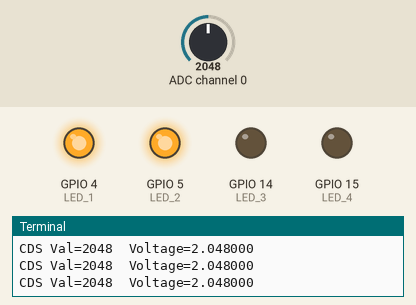
A program run on a simulated Raspberry Pi (BCM pin numbers). On the bench: output pins drawn as LEDs (lit = HIGH), the last lines printed to the terminal. The test bench sets the inputs (shaded band); at power-on: ADC channel 0 = 2048 (analog values on the 0–4095 scale).

Above: at 1.2 s.
1.3 s: ADC channel 0 set to 2358
2.8 s: ADC channel 0 set to 2428
At 3.3 s:
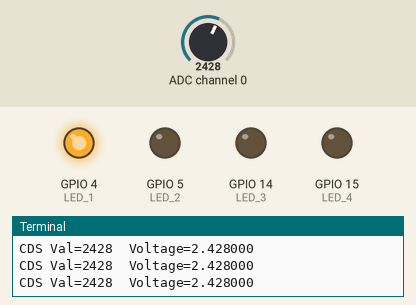
4.3 s: ADC channel 0 set to 3170
5.8 s: ADC channel 0 set to 3252
At 7.0 s:
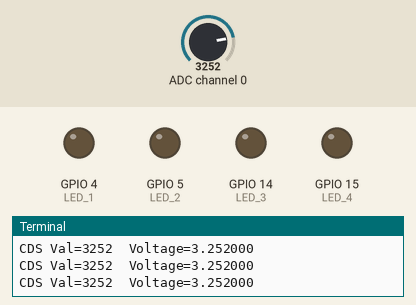
7.3 s: ADC channel 0 set to 1560
At 8.5 s:
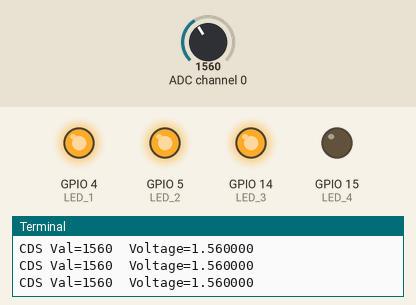
8.8 s: ADC channel 0 set to 1630
At 9.2 s:
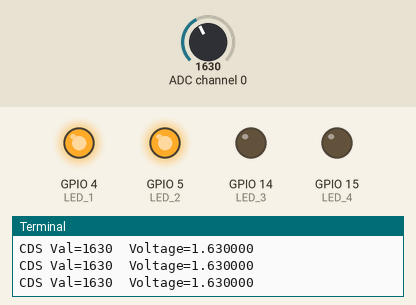
Timing chart, 0 to 11.3 s (numbered marks = the images above; inputs shaded):
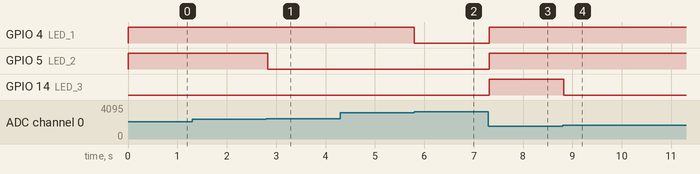

Measured:
- the behaviour switches between 2400 and 2401 on ADC channel 0 (found by bisection; images 0 and 1)
- the behaviour switches between 3200 and 3201 on ADC channel 0 (found by bisection; images 1 and 2)
- the behaviour switches between 1600 and 1601 on ADC channel 0 (found by bisection; images 3 and 4)
- after the input at 2.8 s, GPIO 5 (LED_2): HIGH → LOW at once
- after the input at 5.8 s, GPIO 4 (LED_1): HIGH → LOW at once
- after the input at 7.3 s, GPIO 4 (LED_1), GPIO 5 (LED_2), GPIO 14 (LED_3): LOW → HIGH at once
- after the input at 8.8 s, GPIO 14 (LED_3): HIGH → LOW at once

The program:

7_3_ex3_CDS_LED.py
```python
'''CDS 광량 측정에 따른 LED 제어
1) CDS 측정 voltage 또는 측정 CDS value를 4단계 threshold로 구분
2) Threshold 범위에 따라 LED 점등 개수 결정
3) 가장 어두운 광량 범위: 4개의 LED 점등
가장 밝은 광량 범위: 0개의 LED 점등'''

import RPi.GPIO as GPIO
from time import sleep
import spidev

LED_1 = 4
LED_2 = 5
LED_3 = 14
LED_4 = 15
LEDs = [LED_1, LED_2, LED_3, LED_4]

spi = spidev.SpiDev()
CDS_CHANNEL = 0

def initMcp3208():
    spi.open(0, 0)
    spi.max_speed_hz = 1000000
    spi.mode = 3

def buildReadComman(channel):
    startBit = 0x04
    singleEnded = 0x08

    configBit = [startBit | ((singleEnded | (channel & 0x07)) >> 2),
                 (channel & 0x07) << 6, 0x00]

    return configBit

def processAddcValue(result):
    byte2 = (result[1] & 0x0f)
    return (byte2 << 8) | result[2]

def analogRead(channel):
    if (channel > 7) or (channel < 0):
        return -1

    r = spi.xfer2(buildReadComman(channel))
    adc_out = processAddcValue(r)
    return adc_out

def controlMcp3208(channel):
    analogVal = analogRead(channel)
    return analogVal

def readSensor(channel):
    return controlMcp3208(channel)

def main():
    GPIO.setmode(GPIO.BCM)
    GPIO.setwarnings(False)
    GPIO.setup(LEDs, GPIO.OUT, initial = False)
    initMcp3208()
    print("Setup pin as outputs")

    try:
        while True:
            readVal = readSensor(CDS_CHANNEL)

            voltage = readVal * 4.096/ 4096
            if readVal < 800:
                GPIO.output(LEDs, GPIO.HIGH)
            elif 800 < readVal < 1600:
                GPIO.output(LEDs[0:3], GPIO.HIGH)
                GPIO.output(LEDs[3:], GPIO.LOW)
            elif 1600 < readVal < 2400:
                GPIO.output(LEDs[0:2], GPIO.HIGH)
                GPIO.output(LEDs[2:], GPIO.LOW)
            elif 2400 < readVal < 3200:
                GPIO.output(LEDs[0], GPIO.HIGH)
                GPIO.output(LEDs[1:], GPIO.LOW)
            elif 3200 < readVal:
                GPIO.output(LEDs, GPIO.LOW)
            print("CDS Val=%d\tVoltage=%f" % (readVal, voltage))
            sleep(0.05)
    except KeyboardInterrupt:
        GPIO.cleanup()
        spi.close()

if __name__ == '__main__':
    main()
```
